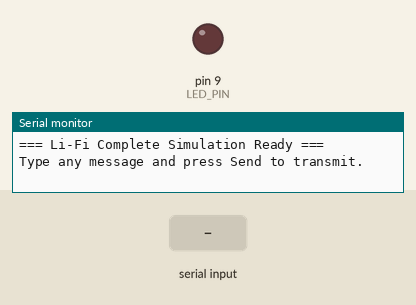
The sketch below on a simulated Arduino Uno, built with avr-gcc and run on an emulated ATmega328P. Parts: output pins drawn as LEDs (lit = HIGH), the last lines printed to the serial monitor. The inputs (shaded band) are chosen by the test bench.

Above: at 2.2 s.
2.3 s: "90,45\n" received over Serial
At 2.65 s:
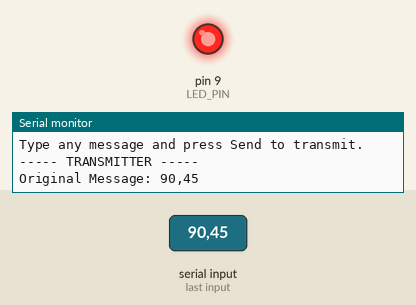
5.3 s: "30,150\n" received over Serial
Timing chart, 0 to 12.4 s (numbered marks = the images above; inputs shaded):
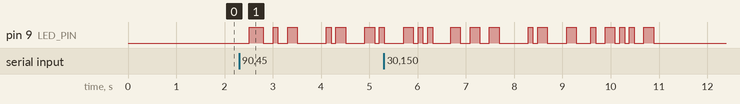

The sketch:

sketch.ino
```cpp
/*
  LI-FI SOFTWARE SIMULATION - CUSTOM MESSAGE VERSION
  Neenga type panra edhavadhu message-ah transmit pannும்
*/

const int LED_PIN = 9;
const int BIT_DELAY = 100;

void setup() {
  pinMode(LED_PIN, OUTPUT);
  Serial.begin(9600);
  digitalWrite(LED_PIN, LOW);
  delay(1000);
  Serial.println("=== Li-Fi Complete Simulation Ready ===");
  Serial.println("Type any message and press Send to transmit.");
}

void loop() {
  if (Serial.available() > 0) {
    String message = Serial.readStringUntil('\n');  // neenga type panra full message edukkum
    message.trim();  // extra spaces/newline remove pannum

    if (message.length() > 0) {
      Serial.println("\n----- TRANSMITTER -----");
      Serial.print("Original Message: ");
      Serial.println(message);

      String bitStream = "";
      encodeAndTransmit(message, bitStream);

      Serial.print("Encoded Bit Stream: ");
      Serial.println(bitStream);

      Serial.println("\n----- RECEIVER -----");
      String decodedMessage = decodeFromBitStream(bitStream);
      Serial.print("Decoded Message: ");
      Serial.println(decodedMessage);

      if (decodedMessage == message) {
        Serial.println("STATUS: Transmission Successful! Data matches.");
      } else {
        Serial.println("STATUS: Error in transmission.");
      }
      Serial.println("========================\n");
    }
  }
}

// TRANSMITTER: character-ah bits-ah convert panni LED blink pannum + bitStream-la store pannum
void encodeAndTransmit(String msg, String &bitStream) {
  for (int i = 0; i < msg.length(); i++) {
    char c = msg[i];
    for (int bit = 7; bit >= 0; bit--) {
      bool bitValue = (c >> bit) & 1;
      digitalWrite(LED_PIN, bitValue ? HIGH : LOW);
      bitStream += bitValue ? "1" : "0";
      delay(BIT_DELAY);
    }
  }
  digitalWrite(LED_PIN, LOW);
}

// RECEIVER: bitStream-ah irundhu characters-ah decode pannum
String decodeFromBitStream(String bits) {
  String result = "";
  for (int i = 0; i < bits.length(); i += 8) {
    if (i + 8 > bits.length()) break;
    byte value = 0;
    for (int j = 0; j < 8; j++) {
      value = (value << 1) | (bits[i + j] - '0');
    }
    result += (char)value;
  }
  return result;
}
```

Measured:
- after the input at 2.3 s, pin 9 (LED_PIN): LOW → HIGH after 0.21 s, → LOW 0.30 s later, → HIGH 0.20 s later, → LOW 0.10 s later, … (13 changes in this stretch)
